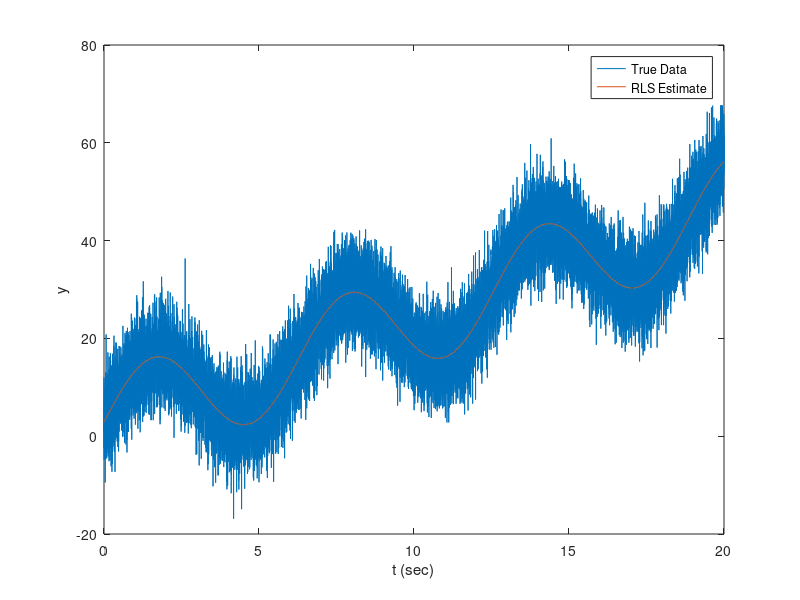
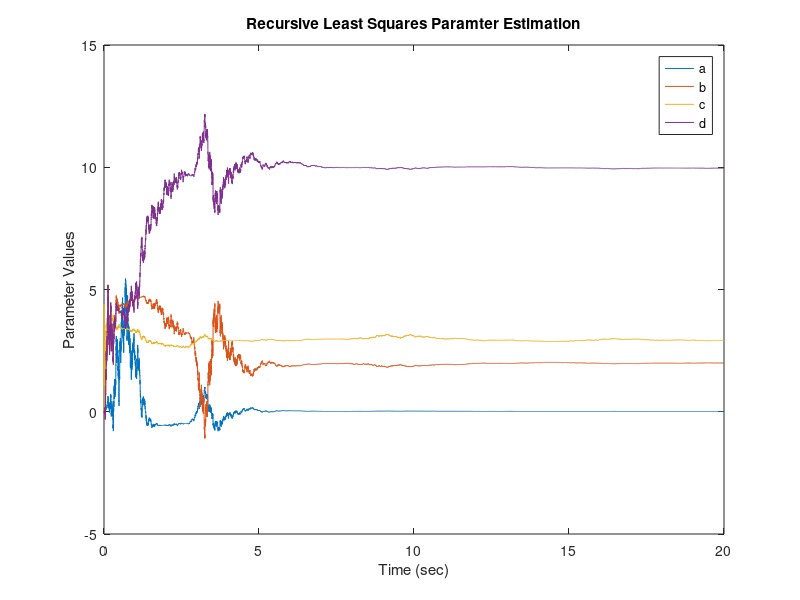

The MATLAB script that drew these images, in order:
clear all
close all


%% Problem 55
%note: I wasn't sure what the book was asking, so I did my own application
%of an RLS filter

a = 0.01;
b = 2;
c = 3;
d = 10;
n = 4; %number of parameters to estimate
t = 0:.001:20;
t = t';
%y = a*t.^2 + b.*t + c + 5*randn(1,length(t))';
y = a*t.^2 + b.*t + c  + d*sin(t) + 5*randn(1,length(t))';
%Use RLS Filter to step through all data and update the model (a,b,c,d)
%Initialization
%Pm = eye(3,3);
Pm = eye(n,n);
%x_m = zeros(3,1);
x_m = zeros(n,1);
x_store(1,:) = x_m;

for i = 1:length(t),
    am1 = [t(i)^2; t(i); 1; sin(t(i))];
    bm1 = y(i);
    Km1 = (Pm*am1)/(1+am1'*Pm*am1);
    xm1 = x_m + Km1*(bm1 - am1'*x_m);    
    Pm1 = Pm - Km1*am1'*Pm;    
    Pm = Pm1;
    x_m = xm1;
    x_store(i+1,:) = x_m';
end

figure()
plot(t,y)
xlabel('t (sec)')
ylabel('y')
hold on
three_vec = x_m(3)*ones(length(t),1);
plot(t,x_m(1)*t.^2 + x_m(2).*t + three_vec + x_m(4)*sin(t))
legend('True Data', 'RLS Estimate')

figure()
plot(t,x_store(1:20001,:))
legend('a', 'b', 'c', 'd')
xlabel('Time (sec)')
ylabel('Parameter Values')
title('Recursive Least Squares Paramter Estimation')

